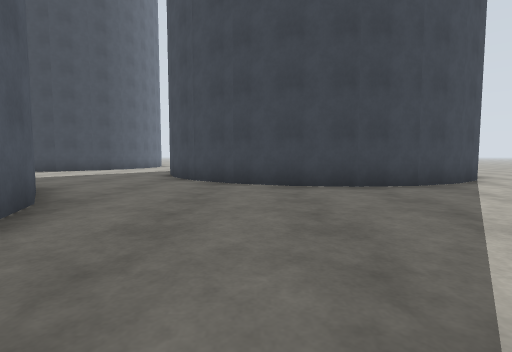
View 1 (above)

24 first-person views from a walk through a robot-simulator world made for Gazebo. The camera is 1.2 m above the floor, tilts 4° down and sees 85° across. The floor is counted in squares, 2 m on a side. Each view is taken from the middle of a square. On the plan, view 1 faces up. The plan holds only what a view shows up to about 9 squares ahead; the rest is blank. The place goes on beyond the plan.

View 2
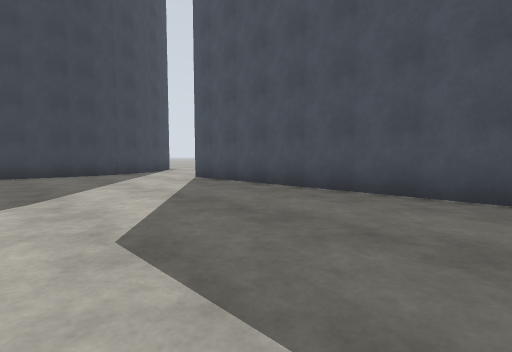

View 3
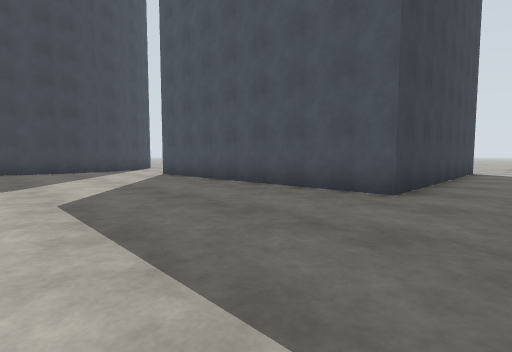

View 4
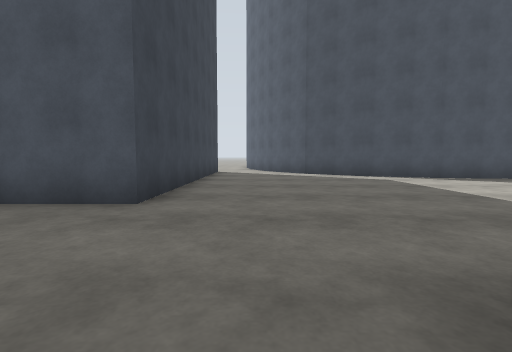

View 5
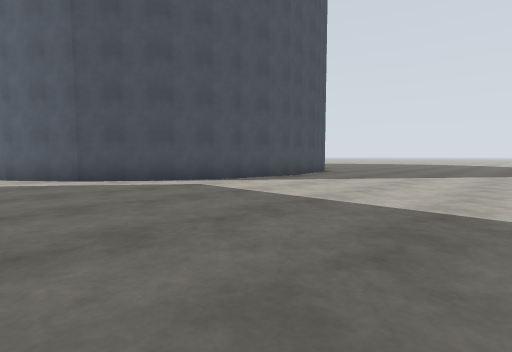

View 6
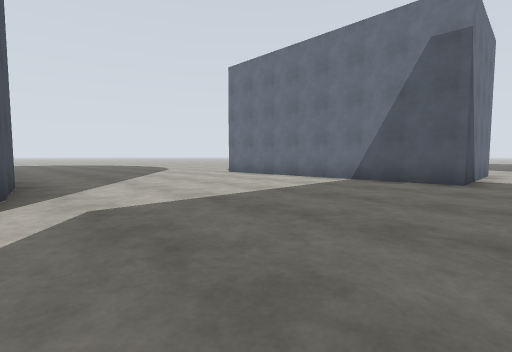

View 7
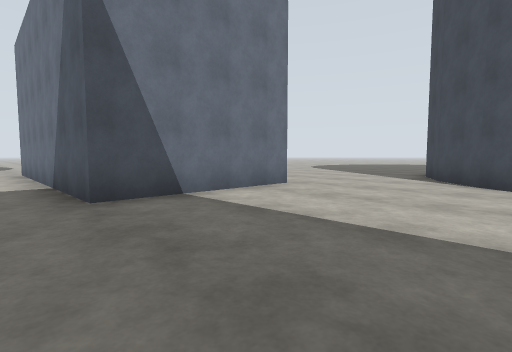

View 8
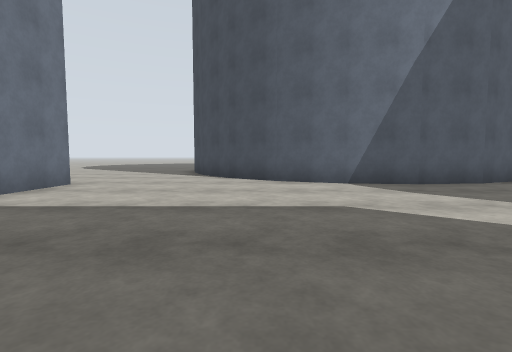

View 9
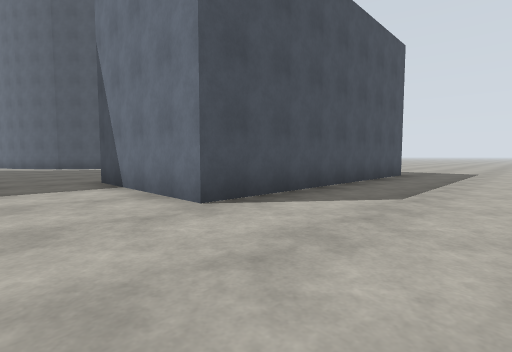

View 10
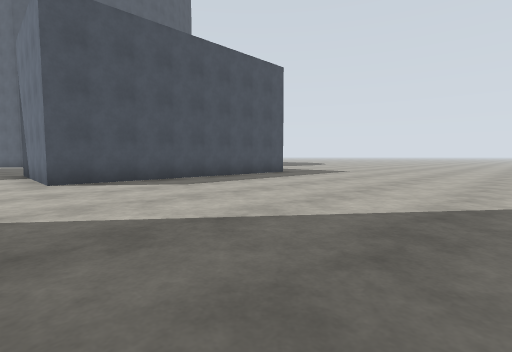

View 11
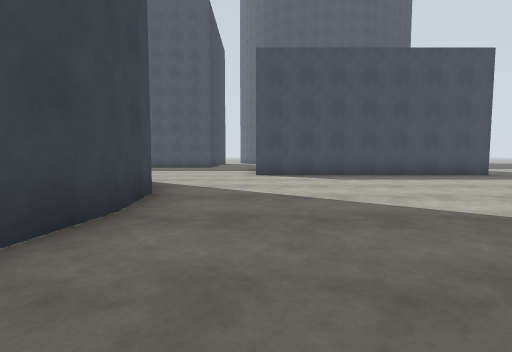

View 12
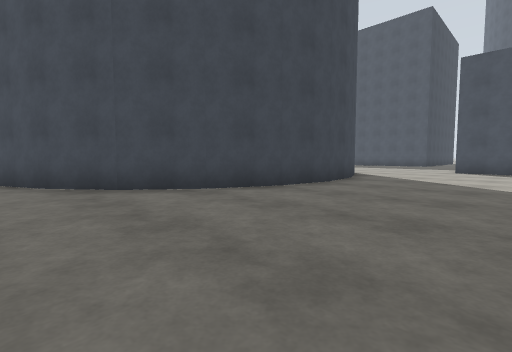

View 13
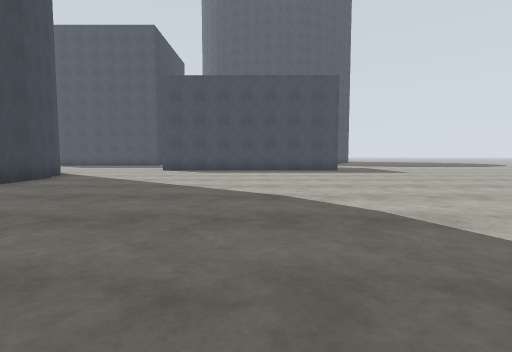

View 14
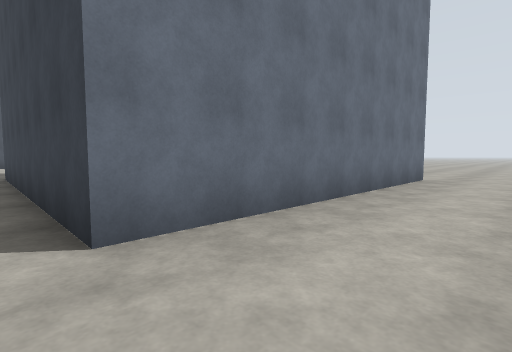

View 15
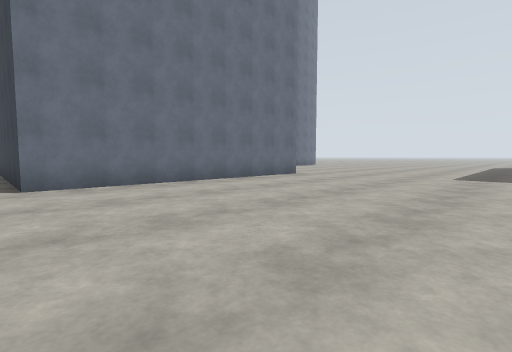

View 16
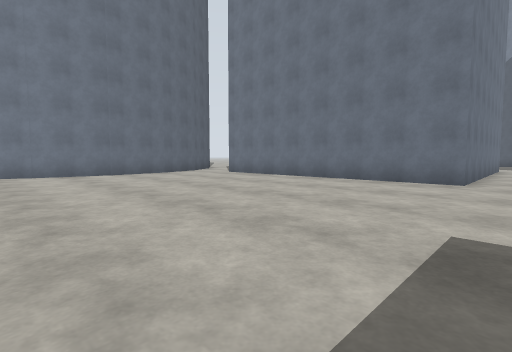

View 17
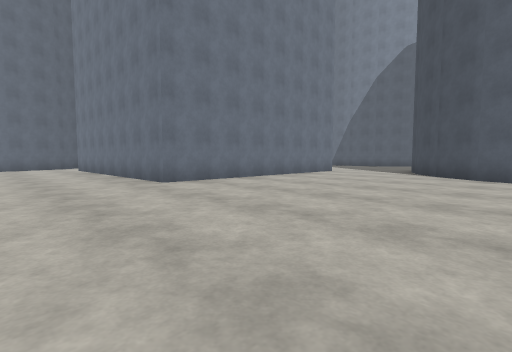

View 18
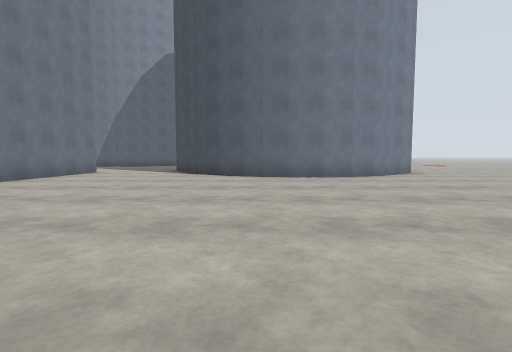

View 19
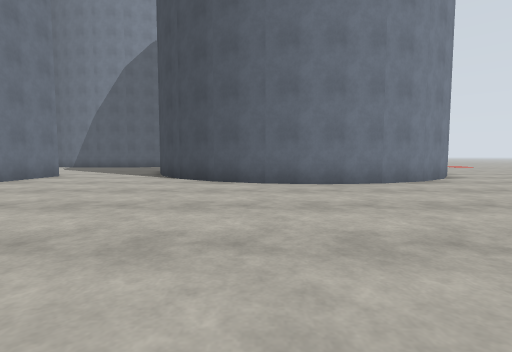

View 20
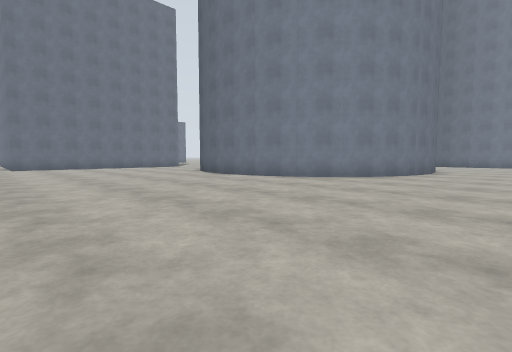

View 21
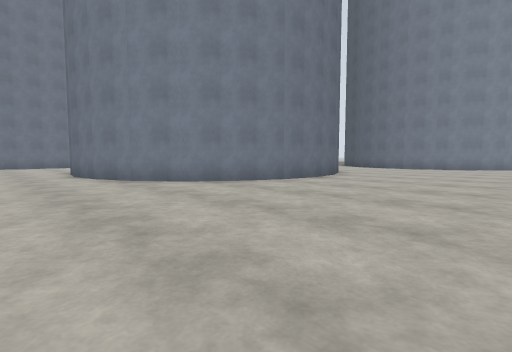

View 22
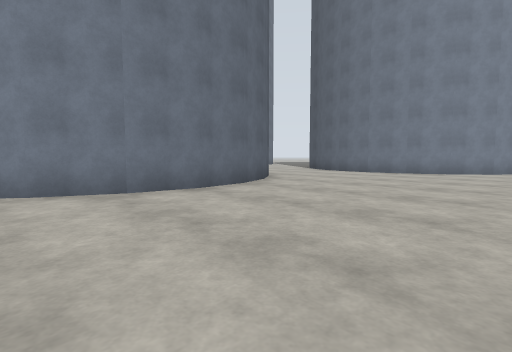

View 23
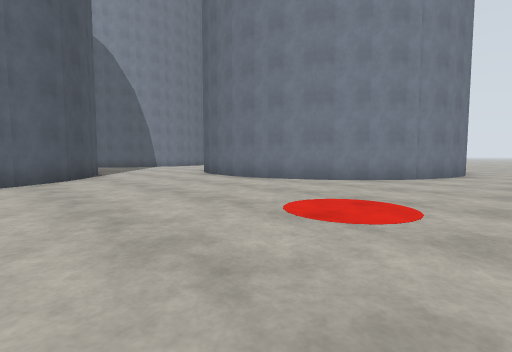

View 24
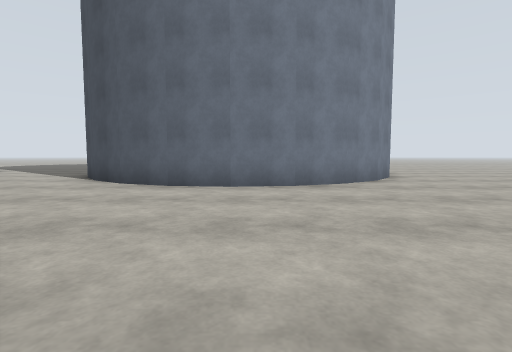

### Floor plan
Key: @ floor where view 1 was taken; . floor; C grey cylinder; B grey box.
Columns run from 14 left of view 1 to 19 right of it. Each row starts with its distance up from view 1.
 22      ..........
 21    ............
 20    CCC..................
 19       CC................
 18        C....................
 17         C...................
 16         C...................
 15         C.....CCCCC.........
 14         C....C     C........
 13        C....C       C.......
 12       CC....C       C.......
 11       .... C         C......
 10      ....  C         C.......
  9      .......C       C.........
  8         ....C       C.........
  7         .....C     C..........
  6          .....CCCCC.............
  5           C.....................
  4           C.......................
  3            C.......BBBBBBBB.......
  2            C.......B      B.......
  1             C......B      B.......
  0             C.@....B      B.......
 -1  C         C.......B      B.......
 -2 .C         C.......B      B.......
 -3 ..C       C........B      B.......
 -4 ..CC     CC........BBBBBBBB.......
 -5 ....CCCCC.........................
 -6 ...........................  CCCC
 -7 ............BBBBB.........CC
 -8 ............B   B........C
 -9 ............B   B.......C
-10  ...........B   B.......C
-11 ............B   B......C
-12  ...........B   B......C
-13   ..........B   B......C
-14    .........B   B......C
-15     .........   .......
-16      .......      .....
-17       .....       .. ..
-18         ..

Where each view was taken, in squares from view 1:
view 1: 0 up, 0 right, facing up
view 2: 4 down, 0 right, facing up-right
view 3: 6 down, 0 right, facing up-right
view 4: 6 down, 1 right, facing right
view 5: 6 down, 3 right, facing down-right
view 6: 6 down, 9 right, facing down-left
view 7: 3 down, 3 right, facing down-left
view 8: 3 down, 4 right, facing left
view 9: 5 down, 5 left, facing down-right
view 10: 6 down, 9 left, facing down-right
view 11: 7 down, 11 left, facing right
view 12: 9 down, 14 left, facing up-right
view 13: 11 down, 14 left, facing right
view 14: 5 down, 14 right, facing up-left
view 15: 5 down, 18 right, facing up-left
view 16: 4 up, 19 right, facing down-left
view 17: 9 up, 15 right, facing down-left
view 18: 9 up, 15 right, facing left
view 19: 9 up, 13 right, facing left
view 20: 18 up, 13 right, facing down-left
view 21: 20 up, 9 right, facing down-left
view 22: 20 up, 5 right, facing down-left
view 23: 22 up, 0 right, facing down-left
view 24: 16 up, 0 right, facing left
